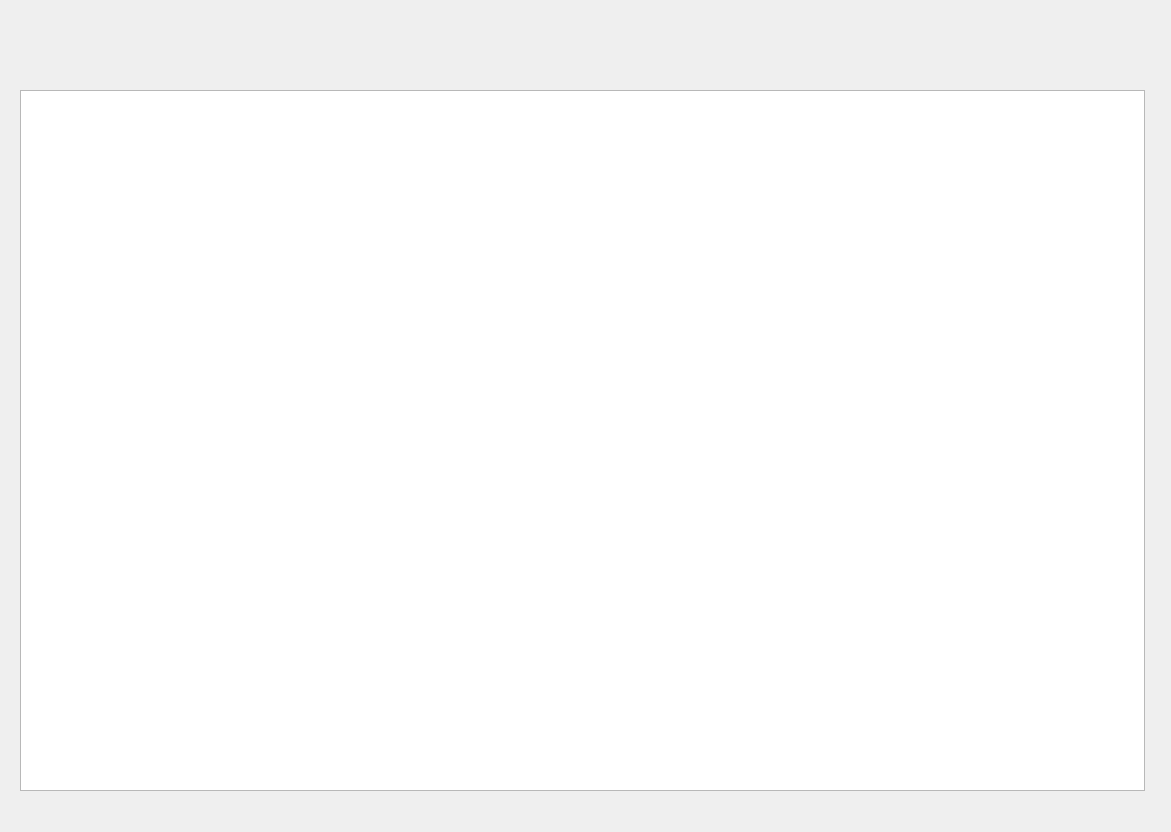
<?xml version="1.0" encoding="UTF-8"?>
<ui version="4.0">
 <class>Dialog</class>
 <widget class="QDialog" name="Dialog">
  <property name="geometry">
   <rect>
    <x>0</x>
    <y>0</y>
    <width>1171</width>
    <height>832</height>
   </rect>
  </property>
  <property name="windowTitle">
   <string>Dialog</string>
  </property>
  <widget class="QTableWidget" name="tableWidget">
   <property name="geometry">
    <rect>
     <x>20</x>
     <y>90</y>
     <width>1125</width>
     <height>701</height>
    </rect>
   </property>
  </widget>
 </widget>
 <resources/>
 <connections/>
</ui>
